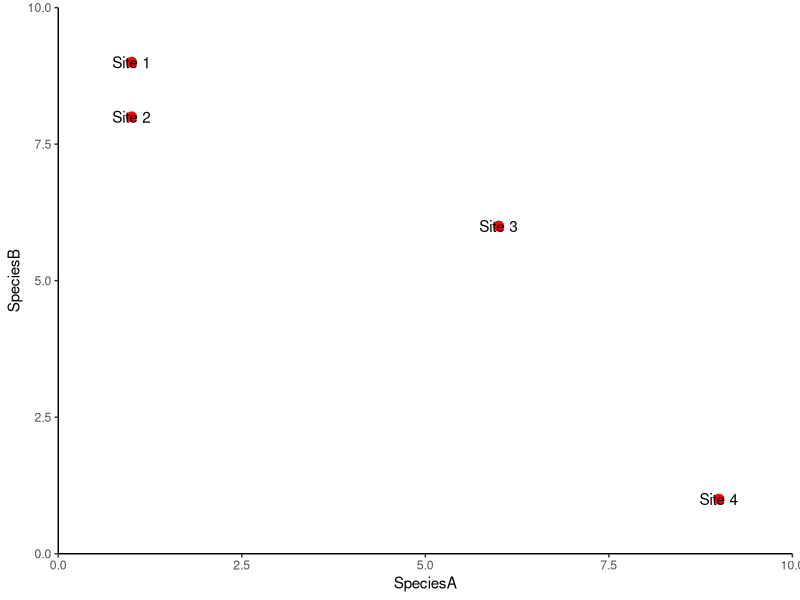
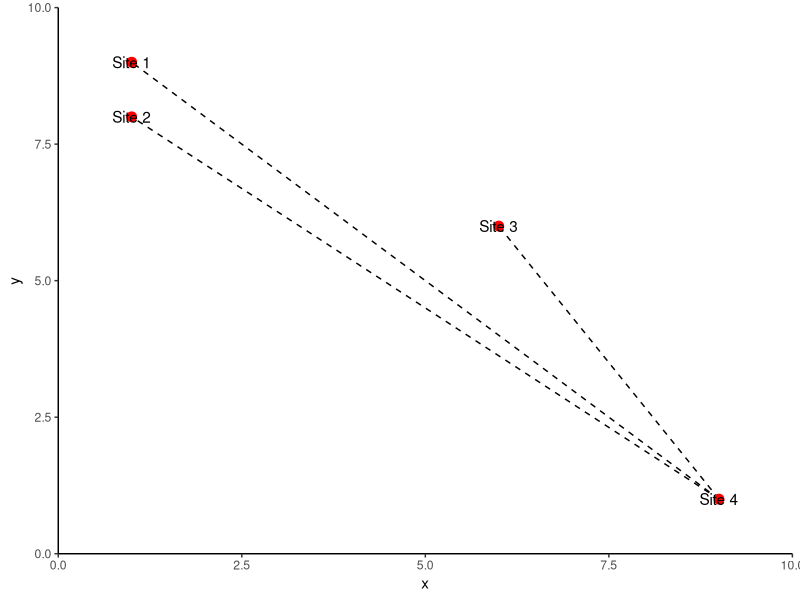
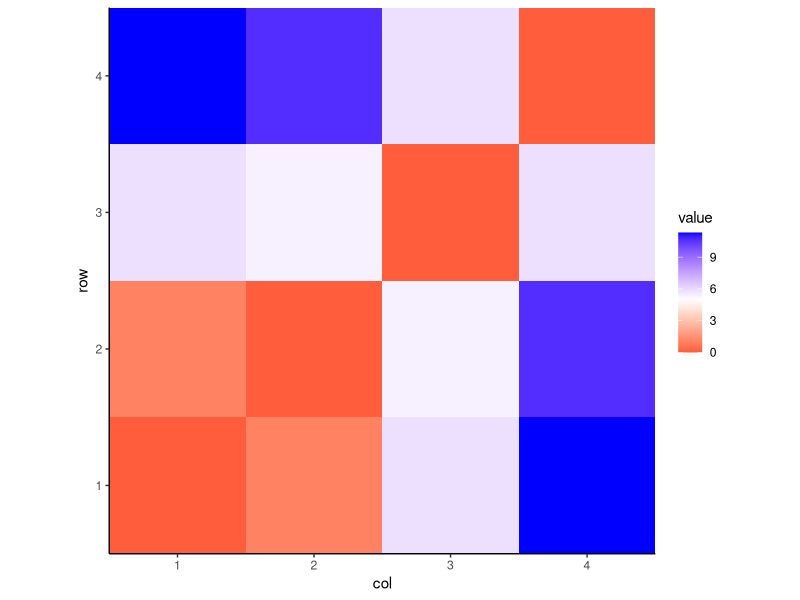

The R source for these figures, in order:
## ---- chunk 1
knitr::opts_chunk$set(echo = TRUE)
## ---- chunk 2
library(tidyverse)
library(vegan)
library(cluster)
library(RColorBrewer)
## ---- chunk 3
hyp_data <- matrix(c(1,9,1,8,6,6,9,1), byrow = TRUE, ncol = 2)
colnames(hyp_data)<-c("SpeciesA", "SpeciesB")
hyp_data
## ---- chunk 4
ggplot(data = as.data.frame(hyp_data)) + 
  geom_point(aes(x = SpeciesA, y=SpeciesB),size = 3, colour = "red") +
  geom_text(aes(x = SpeciesA, y=SpeciesB, label= paste("Site",1:4))) +
  coord_cartesian(xlim = c(0,10), ylim = c(0,10), expand = F) +
  theme_classic()
## ---- chunk 5
euc_distance <- function(x,y){
  x = x[2] - x[1]
  y = y[2] - y[1]
  h = sqrt(x^2 + y^2)
  return(h)
}

euc_distance(hyp_data[c(2,3),"SpeciesA"], hyp_data[c(2,3),"SpeciesB"])
## ---- chunk 6
dist(hyp_data)

dist(hyp_data, diag = TRUE, upper = TRUE)
## ---- chunk 7
hyp_data2 <- cbind(data.frame(hyp_data), data.frame(x = 9, y = 1))

ggplot(data = as.data.frame(hyp_data)) + 
  geom_segment(data = hyp_data2, aes(x = x, y = y, xend = SpeciesA, yend = SpeciesB), linetype = "dashed") +
  geom_point(aes(x = SpeciesA, y=SpeciesB),size = 3, colour = "red") +
  geom_text(aes(x = SpeciesA, y=SpeciesB, label= paste("Site",1:4))) +
  coord_cartesian(xlim = c(0,10), ylim = c(0,10), expand = F) +
  theme_classic()
## ---- chunk 8
vegdist(hyp_data, method = "euclidean")
## ---- chunk 9
euc_dist<-as.data.frame(as.matrix(vegdist(hyp_data, method = "euclidean", diag = TRUE, upper = TRUE)))

euc_dist$row <-rownames(euc_dist)

euc_dist %>% 
  gather(col, value, -row) %>% 
  mutate(col = as.numeric(col),
         row = as.numeric(row)) -> euc_long

ggplot(data = euc_long) + 
  geom_raster(aes(x = col, y = row, fill = value))+
  coord_equal(expand = F) +
  scale_fill_gradient2(low = "red", high = "blue", mid = "white", midpoint = 5) +
  theme_classic()

## ---- chunk 10
vegdist(hyp_data, method = "manhattan")
## ---- chunk 11
max_dist <- max(vegdist(hyp_data, method = "manhattan"))

vegdist(hyp_data, method = "manhattan")/max_dist
## ---- chunk 12
vegdist(hyp_data, method = "bray")
## ---- chunk 13
vegdist(hyp_data, method = "jaccard")
## ---- chunk 14
vegdist(hyp_data, method = "kulczynski")
## ---- chunk 15
vegdist(decostand(hyp_data, method = "normalize"), method = "euclidean")
## ---- chunk 16
vegdist(decostand(hyp_data, method = "chi.square"), method = "euclidean")
## ---- chunk 17

vegdist(decostand(hyp_data, method = "total", MARGIN = 1), method = "euclidean")
## ---- chunk 18
vegdist(decostand(hyp_data, method = "hellinger"), method = "euclidean")
## ---- chunk 19
set.seed(1234)
pa_data <- matrix(c(sample(c(0,1), 8, replace = TRUE),
                    sample(c(0,1), 8, prob = c(0.65, 0.35),replace = TRUE)),
                  byrow = TRUE, ncol = 4)
pa_data


## ---- chunk 20
vegdist(pa_data, binary = TRUE, method = "jaccard")
## ---- chunk 21
vegdist(pa_data, binary = TRUE, method = "binomial")
## ---- chunk 22
vegdist(pa_data, binary = TRUE, method = "raup")
## ---- chunk 23
set.seed(123)
# Create a nomial variable 
nom <- factor(rep(letters[1:3], each = 3))

# Create some binary data
bin <- as.matrix(replicate(2, rep(sample(c(0,1), 9, replace = TRUE))))

#Numerical variables
vars <- as.matrix(replicate(3, rnorm(9)))

df <- data.frame(nom, bin, vars)


as.matrix(daisy(df, metric = "gower", type = list(asym = c(2,3))))
